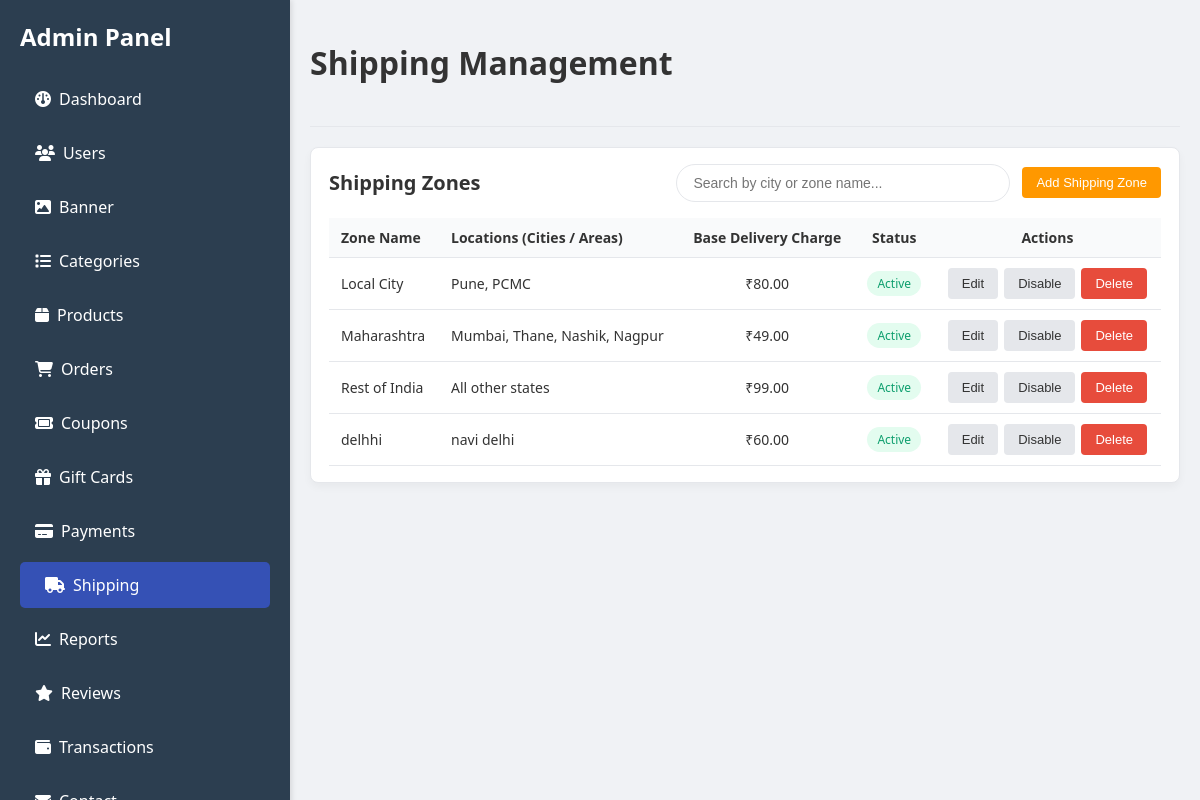
Screenshot of /admin/shipping.php with the database file from the repository.
### tables this page shows
CREATE TABLE `shipping_zones` (
  `id` int NOT NULL,
  `zone_name` varchar(100) NOT NULL,
  `locations` text NOT NULL,
  `shipping_charge` decimal(10,2) NOT NULL,
  `status` enum('active','inactive') DEFAULT 'active',
  `created_at` timestamp NULL DEFAULT CURRENT_TIMESTAMP,
  `updated_at` timestamp NULL DEFAULT CURRENT_TIMESTAMP ON UPDATE CURRENT_TIMESTAMP
);

### admin/shipping.php (the view, shortened to what this page needs)
<?php
require_once __DIR__ . '/../Database_file/config.php';
$createTableSQL = "CREATE TABLE IF NOT EXISTS shipping_zones (
    id INT AUTO_INCREMENT PRIMARY KEY,
    zone_name VARCHAR(100) NOT NULL,
    locations TEXT NOT NULL,
    shipping_charge DECIMAL(10,2) NOT NULL,
    status ENUM('active', 'inactive') DEFAULT 'active',
    created_at TIMESTAMP DEFAULT CURRENT_TIMESTAMP,
    updated_at TIMESTAMP DEFAULT CURRENT_TIMESTAMP ON UPDATE CURRENT_TIMESTAMP
)";
$conn->query($createTableSQL);
$zones = [];
$result = $conn->query("SELECT * FROM shipping_zones ORDER BY id ASC");
if ($result) {
    while ($row = $result->fetch_assoc()) {
        $zones[] = $row;
    }
}
?>
<!DOCTYPE html>
<html lang="en">
<head>
    <link rel="stylesheet" href="../admin/css/style.css">
    <link rel="stylesheet" href="https://cdnjs.cloudflare.com/ajax/libs/font-awesome/6.5.1/css/all.min.css"
 />
</head>
<body>
    <div class="container">
        <nav class="navbar" id="sidebarNav">
            <div class="navbar-header">
                <h2>Admin Panel</h2>
            </div>
            <ul>
               <li><a href="home.php"><i class="fa-solid fa-gauge" style="margin-right: 8px;"></i>Dashboard</a></li>
                <li><a href="users.php"><i class="fa-solid fa-users" style="margin-right: 8px;"></i>Users</a></li>
                <li><a href="banner.php"><i class="fa-solid fa-image" style="margin-right: 8px;"></i>Banner</a></li>
                <li><a href="categories.php"><i class="fa-solid fa-list" style="margin-right: 8px;"></i>Categories</a></li>
                <li><a href="products.php"><i class="fa-solid fa-box" style="margin-right: 8px;"></i>Products</a></li>
                <li><a href="orders.php"><i class="fa-solid fa-cart-shopping" style="margin-right: 8px;"></i>Orders</a></li>
                <li><a href="coupons.php"><i class="fa-solid fa-ticket" style="margin-right: 8px;"></i>Coupons</a></li>
                <li><a href="Gift.php"><i class="fa-solid fa-gift" style="margin-right: 8px;"></i>Gift Cards</a></li>
                <li><a href="payments.php"><i class="fa-solid fa-credit-card" style="margin-right: 8px;"></i>Payments</a></li>
                <li><a href="shipping.php"><i class="fa-solid fa-truck" style="margin-right: 8px;"></i>Shipping</a></li>
                <li><a href="reports.php"><i class="fa-solid fa-chart-line" style="margin-right: 8px;"></i>Reports</a></li>
                <li><a href="reviews.php"><i class="fa-solid fa-star" style="margin-right: 8px;"></i>Reviews</a></li>
                <li><a href="transactions.php"><i class="fa-solid fa-wallet" style="margin-right: 8px;"></i>Transactions</a></li>
                <li><a href="contact.php"><i class="fa-solid fa-envelope" style="margin-right: 8px;"></i>Contact</a></li>
            </ul>
        </nav>
        <main class="main-content">
            <header>
                <h1>Shipping Management</h1>
            </header>
            <section class="shipping-management">
                <div class="card">
                    <div class="shipping-header">
                        <h2>Shipping Zones</h2>
                        <div class="search-box-container">
                            <input type="text" id="zoneSearch" class="search-input" placeholder="Search by city or zone name...">
                            <button type="button" class="btn btn-primary" id="openAddZone">Add Shipping Zone</button>
                        </div>
                    </div>
                    <table class="shipping-table">
                        <thead>
                            <tr>
                                <th>Zone Name</th>
                                <th>Locations (Cities / Areas)</th>
                                <th>Base Delivery Charge</th>
                                <th>Status</th>
                                <th>Actions</th>
                            </tr>
                        </thead>
                        <tbody id="shippingTableBody">
                            <?php if (!empty($zones)): ?>
                                <?php foreach ($zones as $zone): ?>
                                <tr data-zone-id="<?php echo $zone['id']; ?>" data-zone-name="<?php echo htmlspecialchars($zone['zone_name']); ?>" data-zone-status="<?php echo $zone['status']; ?>">
                                    <td><?php echo htmlspecialchars($zone['zone_name']); ?></td>
                                    <td><?php echo htmlspecialchars($zone['locations']); ?></td>
                                    <td>₹<?php echo number_format($zone['shipping_charge'], 2); ?></td>
                                    <td>
                                        <span class="status-badge <?php echo $zone['status'] === 'active' ? 'status-active' : 'status-inactive'; ?>">
                                            <?php echo ucfirst($zone['status']); ?>
                                        </span>
                                    </td>
                                    <td>
                                        <button type="button" class="btn btn-secondary btn-edit-zone">Edit</button>
                                        <button type="button" class="btn btn-secondary btn-toggle-zone"><?php echo $zone['status'] === 'active' ? 'Disable' : 'Enable'; ?></button>
                                        <button type="button" class="btn btn-danger btn-delete-zone">Delete</button>
                                    </td>
                                </tr>
                                <?php endforeach; ?>
                            <?php else: ?>
                                <tr>
                                    <td colspan="5" style="text-align: center; padding: 20px;">No shipping zones found. Add your first zone!</td>
                                </tr>
                            <?php endif; ?>
                        </tbody>
                    </table>
                </div>
            </section>
        </main>
    </div>
</body>
</html>

### admin/css/style.css (style rules this page uses)
body { font-family: 'Segoe UI', Tahoma, Geneva, Verdana, sans-serif; margin: 0; background-color: #ffffff; color: #333; }
.container { display: flex; }
.navbar { width: 290px; background-color: #2c3e50; color: white; height: 100vh; padding: 20px 0; box-shadow: 2px 0 5px rgba(0,0,0,0.1); position: fixed; top: 0; left: 0; overflow-y: auto; display: flex; flex-direction: column; }
.navbar-header { display: flex; justify-content: space-between; align-items: center; padding: 0 20px 15px; flex-shrink: 0; }
.navbar h2 { text-align: center; margin: 0; }
.navbar ul { list-style: none; padding: 0 20px 20px; margin: 0; flex: 1; }
.navbar ul li a { color: white; text-decoration: none; display: block; padding: 12px 15px; margin: 8px 0; border-radius: 5px; transition: background-color 0.3s ease, padding-left 0.3s ease; }
.navbar ul li a.active { background-color: #3551b5; padding-left: 25px; }
.main-content { flex-grow: 1; padding: 20px; margin-left: 290px; }
header { padding-bottom: 20px; border-bottom: 1px solid #e5e7eb; margin-bottom: 20px; }
.card { background-color: white; padding: 20px; border-radius: 8px; box-shadow: 0 4px 8px rgba(0,0,0,0.1); flex-basis: 220px; text-align: center; transition: transform 0.3s ease, box-shadow 0.3s ease; animation: fadeIn 0.5s ease-in-out; }

### admin/shipping.php (style rules this page uses)
.container { display: flex; }
body { background-color: #f0f2f5; color: #333333; min-height: 100vh; }
.main-content { flex-grow: 1; padding: 20px; margin-left: 290px; }
header { padding-bottom: 20px; border-bottom: 1px solid #e5e7eb; margin-bottom: 20px; }
.shipping-management { margin-top: 20px; }
.shipping-header { display: flex; justify-content: space-between; align-items: center; margin-bottom: 16px; }
.shipping-header h2 { margin: 0; font-size: 20px; }
.search-box-container { display: flex; align-items: center; gap: 12px; }
.search-input { padding: 10px 16px; border: 1px solid #e5e7eb; border-radius: 20px; font-size: 14px; width: 300px; outline: none; transition: all 0.2s; }
.card { background-color: #ffffff; border-radius: 8px; border: 1px solid #e5e7eb; padding: 16px 18px; box-shadow: 0 4px 8px rgba(0, 0, 0, 0.04); transition: none !important; animation: none !important; }
.shipping-table { width: 100%; border-collapse: collapse; font-size: 14px; }
.shipping-table th, .shipping-table td { padding: 10px 12px; border-bottom: 1px solid #e5e7eb; text-align: left; }
.shipping-table th { background-color: #f9fafb; font-weight: 600; }
.shipping-table tr { transition: none !important; animation: none !important; }
.shipping-table th:nth-child(3), .shipping-table td:nth-child(3), .shipping-table th:nth-child(4), .shipping-table td:nth-child(4) { text-align: center; }
.shipping-table th:last-child, .shipping-table td:last-child { text-align: center; white-space: nowrap; }
.shipping-table td:last-child { display: flex; justify-content: center; align-items: center; gap: 6px; }
.btn { display: inline-block; padding: 8px 14px; border-radius: 4px; border: none; cursor: pointer; font-size: 13px; font-weight: 500; }
.btn-primary { background-color: #ff9800; color: #ffffff; }
.btn-secondary { background-color: #e5e7eb; color: #333333; }
.btn-danger { background-color: #e74c3c; color: #ffffff; }
.status-badge { display: inline-block; padding: 4px 10px; border-radius: 999px; font-size: 12px; font-weight: 500; }
.status-active { background-color: #e3fcef; color: #0e9f6e; }

### rows the page displays
shipping_zones: zone_name "Local City", locations "Pune, PCMC", shipping_charge "80.00", status "Active", shows "Disable"
shipping_zones: zone_name "Maharashtra", locations "Mumbai, Thane, Nashik, Nagpur", shipping_charge "49.00", status "Active", shows "Disable"
shipping_zones: zone_name "Rest of India", locations "All other states", shipping_charge "99.00", status "Active", shows "Disable"
shipping_zones: zone_name "delhhi", locations "navi delhi", shipping_charge "60.00", status "Active", shows "Disable"
